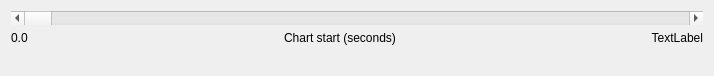
<?xml version="1.0" encoding="UTF-8"?>
<ui version="4.0">
 <class>Scroller</class>
 <widget class="QWidget" name="Scroller">
  <property name="geometry">
   <rect>
    <x>0</x>
    <y>0</y>
    <width>714</width>
    <height>76</height>
   </rect>
  </property>
  <property name="windowTitle">
   <string>Form</string>
  </property>
  <layout class="QVBoxLayout" name="verticalLayout_2">
   <item>
    <layout class="QVBoxLayout" name="verticalLayout">
     <item>
      <widget class="QScrollBar" name="segment">
       <property name="maximum">
        <number>1000</number>
       </property>
       <property name="tracking">
        <bool>true</bool>
       </property>
       <property name="orientation">
        <enum>Qt::Horizontal</enum>
       </property>
       <property name="invertedControls">
        <bool>false</bool>
       </property>
      </widget>
     </item>
     <item>
      <layout class="QHBoxLayout" name="horizontalLayout">
       <item>
        <widget class="QLabel" name="rec_start">
         <property name="sizePolicy">
          <sizepolicy hsizetype="Fixed" vsizetype="Preferred">
           <horstretch>0</horstretch>
           <verstretch>0</verstretch>
          </sizepolicy>
         </property>
         <property name="text">
          <string>0.0</string>
         </property>
         <property name="alignment">
          <set>Qt::AlignLeading|Qt::AlignLeft|Qt::AlignTop</set>
         </property>
        </widget>
       </item>
       <item>
        <spacer name="horizontalSpacer_2">
         <property name="orientation">
          <enum>Qt::Horizontal</enum>
         </property>
         <property name="sizeHint" stdset="0">
          <size>
           <width>40</width>
           <height>20</height>
          </size>
         </property>
        </spacer>
       </item>
       <item>
        <widget class="QLabel" name="label_3">
         <property name="text">
          <string>Chart start (seconds)</string>
         </property>
         <property name="alignment">
          <set>Qt::AlignHCenter|Qt::AlignTop</set>
         </property>
        </widget>
       </item>
       <item>
        <spacer name="horizontalSpacer">
         <property name="orientation">
          <enum>Qt::Horizontal</enum>
         </property>
         <property name="sizeHint" stdset="0">
          <size>
           <width>40</width>
           <height>20</height>
          </size>
         </property>
        </spacer>
       </item>
       <item>
        <widget class="QLabel" name="rec_end">
         <property name="sizePolicy">
          <sizepolicy hsizetype="Fixed" vsizetype="Preferred">
           <horstretch>0</horstretch>
           <verstretch>0</verstretch>
          </sizepolicy>
         </property>
         <property name="text">
          <string>TextLabel</string>
         </property>
         <property name="alignment">
          <set>Qt::AlignRight|Qt::AlignTop|Qt::AlignTrailing</set>
         </property>
        </widget>
       </item>
      </layout>
     </item>
    </layout>
   </item>
  </layout>
 </widget>
 <resources/>
 <connections/>
</ui>
